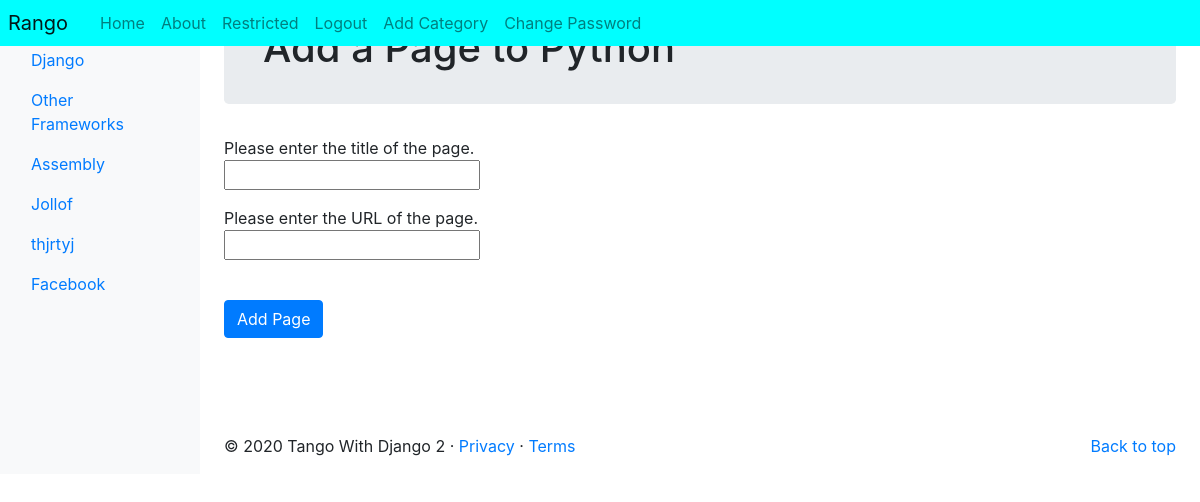
/rango/category/python/add_page/ (signed in), run on an earlier commit of the app's database.
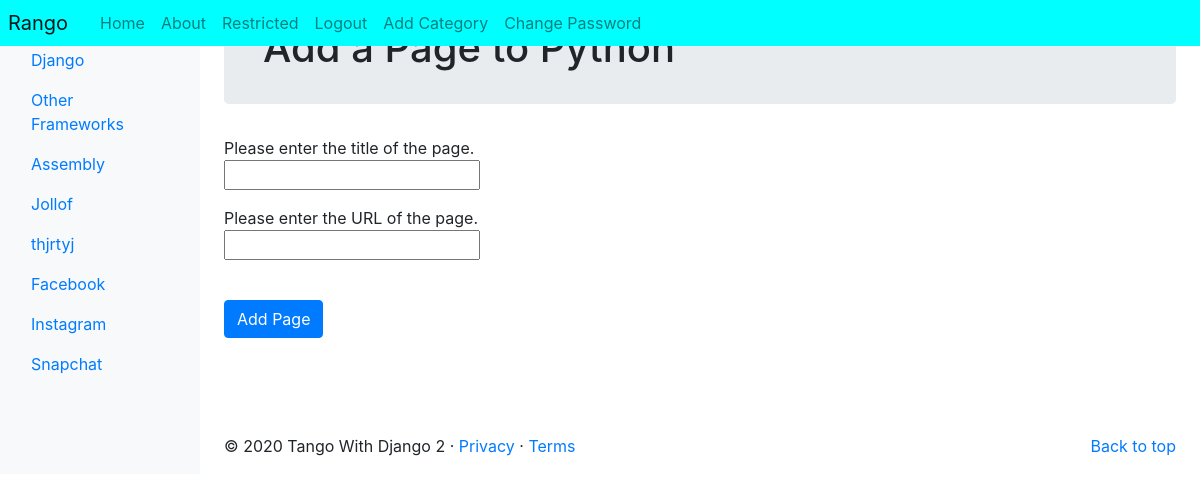
And on a later commit of the database.
### rango/models.py (models this page shows, shortened)
class Category(models.Model):
    NAME_MAX_LENGTH = 128
    name = models.CharField(max_length=NAME_MAX_LENGTH, unique=True)
    views = models.IntegerField(default=0)
    likes = models.IntegerField(default=0)
    slug = models.SlugField(unique=True)
    class Meta:
        verbose_name_plural = 'Categories'

### rango/views.py (the view, shortened to what this page needs)
# urls.py: path('category/<slug:category_name_slug>/add_page/', views.add_page, name='add_page'),
@login_required
def add_page(request, category_name_slug):
    try:
        category = Category.objects.get(slug=category_name_slug)
    except Category.DoesNotExist:
        category = None
    if category is None:
        return redirect('/rango/')
    form = PageForm()
    context_dict = {'form': form, 'category': category}
    return render(request, 'rango/add_page.html', context=context_dict)

### rango/forms.py (shortened to what this page needs)
class PageForm(forms.ModelForm):
    title = forms.CharField(max_length=Page.TITLE_MAX_LENGTH,
                            help_text="Please enter the title of the page.")
    url = forms.URLField(max_length=200,
                         help_text="Please enter the URL of the page.")
    views = forms.IntegerField(widget=forms.HiddenInput(), initial=0)
    class Meta:
        model = Page
        exclude = ('category',)

### rango/templatetags/rango_template_tags.py (called while the page is built)
@register.inclusion_tag('rango/categories.html')
def get_category_list(current_category=None):
    return {'categories': Category.objects.all(),
            'current_category': current_category}

### templates/rango/add_page.html (shortened to what this page needs)
{% extends "rango/base.html" %}
{% block body_block %}
<div class="jumbotron p-4">
	<div class="container">
		<h1 class="jumbotron-heading">Add a Page to {{category.name}}</h1>
	</div>
</div>
<div class="container">
	<div class="row">
		<form role="form" id="page_form" method="post" action="{% url 'rango:add_page' category.slug %}">
			{% for field in form.visible_fields %}
				{{ field.help_text }}
				<br /> {{ field }}<br />
				<div class="p-2"></div>
			{% endfor %} <br />
			<button class="btn btn-primary" type="submit" name="submit">
				Add Page
			</button>
			<div class="p-5"></div>
		</form>
	</div>
</div>
{% endblock %}

### templates/rango/categories.html (shortened to what this page needs)
<ul class="nav flex-column">
{% if categories %}
	{% for c in categories %}
	{% if c == current_category %}
		<li class="nav-item">
		<a class="nav-link active" href="{% url 'rango:show_category' c.slug %}">
		</a>
		</li>
	{% else %}
		<li class="nav-item">
		<a class="nav-link" href="{% url 'rango:show_category' c.slug %}">
			{{ c.name }}
		</a>
		</li>
	{% endif %}
	{% endfor %}
{% else %}
	<li class="nav-item">There are no categories present.</li>
{% endif %}
</ul>

What changed in the data, as far as the page shows it:
added Category: name "Instagram"
added Category: name "Snapchat"
